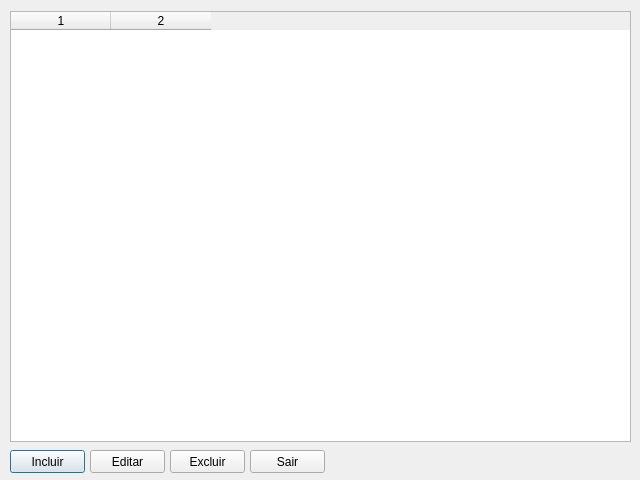
<?xml version="1.0" encoding="UTF-8"?>
<ui version="4.0">
 <class>FormasDePagamento</class>
 <widget class="QDialog" name="FormasDePagamento">
  <property name="windowModality">
   <enum>Qt::NonModal</enum>
  </property>
  <property name="geometry">
   <rect>
    <x>0</x>
    <y>0</y>
    <width>640</width>
    <height>480</height>
   </rect>
  </property>
  <property name="windowTitle">
   <string>Formas de Pagamento</string>
  </property>
  <widget class="QPushButton" name="pBIncluir">
   <property name="geometry">
    <rect>
     <x>10</x>
     <y>450</y>
     <width>75</width>
     <height>23</height>
    </rect>
   </property>
   <property name="text">
    <string>Incluir</string>
   </property>
  </widget>
  <widget class="QPushButton" name="pBEditar">
   <property name="geometry">
    <rect>
     <x>90</x>
     <y>450</y>
     <width>75</width>
     <height>23</height>
    </rect>
   </property>
   <property name="text">
    <string>Editar</string>
   </property>
  </widget>
  <widget class="QPushButton" name="pBExcluir">
   <property name="geometry">
    <rect>
     <x>170</x>
     <y>450</y>
     <width>75</width>
     <height>23</height>
    </rect>
   </property>
   <property name="text">
    <string>Excluir</string>
   </property>
  </widget>
  <widget class="QPushButton" name="pBSair">
   <property name="geometry">
    <rect>
     <x>250</x>
     <y>450</y>
     <width>75</width>
     <height>23</height>
    </rect>
   </property>
   <property name="text">
    <string>Sair</string>
   </property>
  </widget>
  <widget class="QTableWidget" name="tableFormaDePagamento">
   <property name="geometry">
    <rect>
     <x>10</x>
     <y>11</y>
     <width>621</width>
     <height>431</height>
    </rect>
   </property>
   <property name="sizeAdjustPolicy">
    <enum>QAbstractScrollArea::AdjustToContentsOnFirstShow</enum>
   </property>
   <property name="editTriggers">
    <set>QAbstractItemView::NoEditTriggers</set>
   </property>
   <property name="alternatingRowColors">
    <bool>true</bool>
   </property>
   <property name="columnCount">
    <number>2</number>
   </property>
   <attribute name="verticalHeaderVisible">
    <bool>false</bool>
   </attribute>
   <attribute name="verticalHeaderHighlightSections">
    <bool>false</bool>
   </attribute>
   <column/>
   <column/>
  </widget>
 </widget>
 <resources/>
 <connections/>
</ui>
